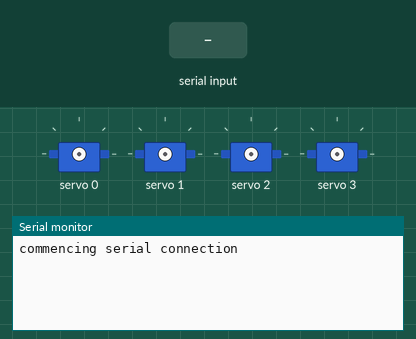
Simulated run of this sketch. Board: Arduino Uno, built with avr-gcc and run on an emulated ATmega328P. Shown: 4 × servo, the last lines printed to the serial monitor. Inputs (shaded band) come from the test bench.

Above: at 1.2 s.
1.3 s: "a90\n" received over Serial
At 3.7 s:
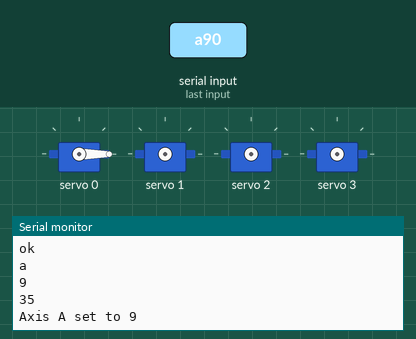
3.8 s: "b90\n" received over Serial
At 6.2 s:
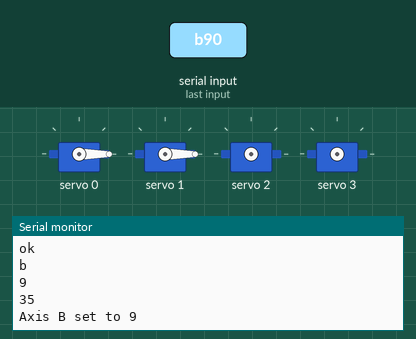
6.3 s: "c90\n" received over Serial
At 8.7 s:
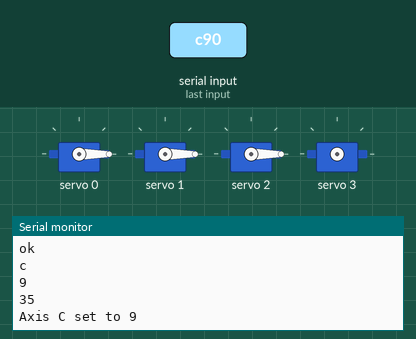
8.8 s: "d90\n" received over Serial
At 12.2 s:
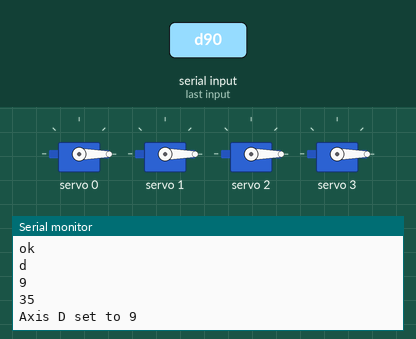

The sketch:

robotarm.ino
```cpp
#include <Wire.h>
#include <Adafruit_PWMServoDriver.h>


Adafruit_PWMServoDriver pwm = Adafruit_PWMServoDriver();

uint8_t servonum = 3;


#define SERVO_MIN  150 // This is the 'minimum' pulse length count (out of 4096)
#define SERVO_MAX  600 // This is the 'maximum' pulse length count (out of 4096)
#define USMIN  600 // This is the rounded 'minimum' microsecond length based on the minimum pulse of 150
#define USMAX  2400 // This is the rounded 'maximum' microsecond length based on the maximum pulse of 600
#define FREQUENCY 50 // Analog servos run at ~50 Hz updates

void setup() {
  // put your setup code here, to run once:
  Serial.begin(115200);
  Serial.println("commencing serial connection");


  pwm.begin();
  pwm.setOscillatorFrequency(27000000);
  pwm.setPWMFreq(FREQUENCY);  // Analog servos run at ~50 Hz updates

  delay(10);

}

void loop() {
  // put your main code here, to run repeatedly:
  if(Serial.available())
  {
    String str = Serial.readString();
    evalStr(str);
  }

}

int pulseWidth(int angle)
{
int pulse_wide, analog_value;
pulse_wide = map(angle, 0, 180, SERVO_MIN, SERVO_MAX);
analog_value = int(float(pulse_wide) / 1000000 * FREQUENCY * 4096);
Serial.println(analog_value);
return analog_value;
}


void evalStr(String str)
{
  //Serial.print(str.length());
  if(str.length() < 4 )
  {
    Serial.println("erroroneus data recevied ");
  }
  else
    Serial.println("ok");

  char motorId = str.charAt(0);
  String subStrInt = str.substring(1, (str.length()-2));
  int motorAngle = subStrInt.toInt();
  Serial.println(motorId);
  Serial.println(motorAngle);
  if(motorId == 'a')
  {
    runMotorA(motorAngle);
  }
  if(motorId == 'b')
  {
    runMotorB(motorAngle);
  }
  if(motorId == 'c')
  {
    runMotorC(motorAngle);
  }
  if(motorId == 'd')
  {
    runMotorD(motorAngle);
  }

}
void runMotorA(int target)
{
  pwm.setPWM(0, 0, pulseWidth(target));
  delay(1000);
  Serial.print("Axis A set to ");
  Serial.print(target);
  Serial.print("\n");
}
void runMotorB(int target)
{
  pwm.setPWM(1, 0, pulseWidth(target));
  delay(1000);
  Serial.print("Axis B set to ");
  Serial.print(target);
  Serial.print("\n");
}
void runMotorC(int target)
{
  pwm.setPWM(2, 0, pulseWidth(target));
  delay(1000);
  Serial.print("Axis C set to ");
  Serial.print(target);
  Serial.print("\n");
}
void runMotorD(int target)
{
  pwm.setPWM(3, 0, pulseWidth(target));
  delay(1000);
  Serial.print("Axis D set to ");
  Serial.print(target);
  Serial.print("\n");
}
```

Measured:
- after the input at 1.3 s, the serial monitor: prints a new line after 1.0 s (image 1)
- after the input at 3.8 s, the serial monitor: prints a new line after 1.0 s (image 2)
- after the input at 6.3 s, the serial monitor: prints a new line after 1.0 s (image 3)
- after the input at 8.8 s, the serial monitor: prints a new line after 1.0 s (image 4)
